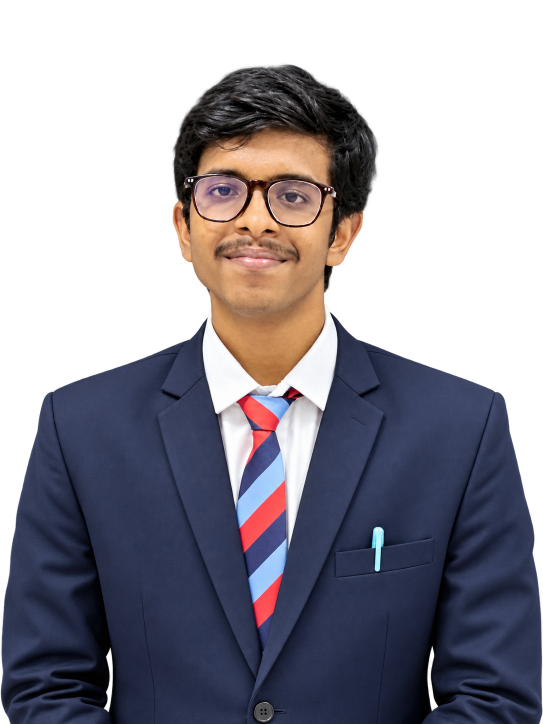
#> input picture assets/portrait.png, 1086 x 1448 px (shown at 1/2 size)
$ python generate_banner.py
#> lines starting #> are read from the running program, lines starting #| are printed output that depends on the picture; after the words box and inside, x2 and y2 are one past the last pixel; in counts of white or black regions, pixels touching at a corner belong together
#!/usr/bin/env python3
"""
generate_banner.py — The Director's Cut

Vintage-film-styled animated SVG visual map hero banner for rdnk2004.
Features:
  - 1-bit Floyd-Steinberg dithered dot-art portrait with 100% clean background isolation.
  - Animated 60-group random shimmer-in intro (0.2s - 3.2s) where dots form the user's face.
  - Seamless Face-to-Logo Morphing: Dots physically lift off the facial features
    (eyes, nose, cheeks, forehead) and fly across to assemble into:
      RDNK Emblem -> 35mm Cinema Camera -> Docker -> TensorFlow -> Reconstituting Face!
  - Ultra-precision contour arc-length + medial-axis skeleton sampling.
  - Fully responsive SYSTEM.INFO readout with textLength dotted leaders and vintage live pulse.
  - Celluloid 35mm film perforation accents & breathing warm amber perimeter glow.

Usage:
    python generate_banner.py

Outputs:
    assets/dark.svg, assets/light.svg
"""

import os, sys, math, html, random
import numpy as np
from PIL import Image, ImageDraw, ImageOps, ImageFilter, ImageEnhance
import cv2
from scipy import ndimage
from scipy.optimize import linear_sum_assignment
from scipy.spatial.distance import cdist

# Ensure UTF-8 output on Windows terminals
if sys.stdout.encoding != 'utf-8':
    try:
        sys.stdout.reconfigure(encoding='utf-8')
    except Exception:
        pass

SCRIPT_DIR    = os.path.dirname(os.path.abspath(__file__))
ROOT_DIR      = os.path.dirname(os.path.dirname(SCRIPT_DIR)) if os.path.basename(SCRIPT_DIR) == 'scripts' else SCRIPT_DIR
OUT_DIR       = os.path.join(ROOT_DIR, 'assets')

def _find_file(name):
#> called with name = 'portrait.png'
    for candidate in [
        os.path.join(OUT_DIR, name),
        os.path.join(ROOT_DIR, name),
        os.path.join(ROOT_DIR, '..', name),
        os.path.join(SCRIPT_DIR, name),
    ]:
        if os.path.exists(candidate):
            return candidate
    return os.path.join(OUT_DIR, name)

PORTRAIT_PATH = _find_file('portrait.png')
ICON_PATH     = _find_file('icon.png')

W, H          = 1180, 610
FONT          = "ui-monospace,SFMono-Regular,Menlo,Consolas,'Liberation Mono',monospace"

# Layout
TITLE_H       = 46
MAP_X, MAP_Y  = 36, 84
MAP_W, MAP_H  = 400, 492

GRID_W        = 280                    # Portrait dot grid width (~280x300)
N_SHIMMER     = 60                     # Shimmer intro groups
N_TRAVELLER   = 850                    # Swarm traveller dots for logo morphing

INTRO_END     = 3.2                    # Shimmer intro finishes at 3.2s
LOOP_DUR      = 18.0                   # Morphing loop duration in seconds

# ═══════════════════════════════════════════════════════════════════
#  Vintage Film Color Themes
# ═══════════════════════════════════════════════════════════════════

THEMES = {
    "dark": dict(
        BG="#0D0A06",            # Burnt celluloid black
        PANEL_BG="#140F09",      # Deep warm dark chocolate
        PANEL_BAR="#100B06",     # Header bar
        PORT_DOT="#D4A353",      # Warm glowing gold/amber for lit subject
        TRAV_DOT="#F5E6D3",      # Cream white for morphing logo dots
        ACCENT_1="#C0713A",      # Burnt Sienna
        ACCENT_2="#D4A353",      # Warm Amber
        ACCENT_3="#F5E6D3",      # Warm Cream
        TITLE_TXT="#9C8B78",     # Muted parchment
        SECTION_TXT="#D4A353",   # Amber label
        PILL_BG="#3A2312",       # Deep amber-brown handle pill
        PILL_TXT="#F5E6D3",      # Cream handle text
        LABEL_COL="#D4A353",     # Amber row labels
        DOT_LEADER="rgba(212,163,83,0.30)", # Amber dotted leader
        VAL_COL="#F5E6D3",       # Cream white values
        SUB_TXT="#9C8B78",       # Muted subtitle
        LIVE_COL="#5B8C5A",      # Muted vintage emerald
        BORDER_STROKE="#C0713A", # Warm amber-sienna border
        BORDER_GLOW="rgba(212,163,83,0.45)",
        BARLINE="rgba(255,255,255,0.08)",
        WIN_C="#B85C38", WIN_M="#D4A353", WIN_X="#5B8C5A",
    ),
    "light": dict(
        BG="#FAF6F0",            # Vintage warm parchment
        PANEL_BG="#FFFFFF",      # Crisp parchment white
        PANEL_BAR="#F3ECE2",     # Header bar
        PORT_DOT="#5A3A1E",      # Deep sepia dark bronze for shadows
        TRAV_DOT="#3A2210",      # Rich dark sepia for logo dots
        ACCENT_1="#8B5A2B",      # Deep warm sienna
        ACCENT_2="#A67B3D",      # Antique gold
        ACCENT_3="#C89D66",      # Muted cream amber
        TITLE_TXT="#6B5D4F",     # Muted bronze
        SECTION_TXT="#8B5A2B",   # Deep sienna label
        PILL_BG="#EADBCA",       # Warm parchment handle pill
        PILL_TXT="#2C1810",      # Dark sepia handle text
        LABEL_COL="#8B5A2B",     # Sienna row labels
        DOT_LEADER="rgba(139,90,43,0.32)",  # Sienna dotted leader
        VAL_COL="#1A1207",       # Deep ink values
        SUB_TXT="#6B5D4F",       # Muted subtitle
        LIVE_COL="#3D6B3C",      # Vintage green
        BORDER_STROKE="#A67B3D", # Antique gold border
        BORDER_GLOW="rgba(166,123,61,0.35)",
        BARLINE="rgba(0,0,0,0.08)",
        WIN_C="#B85C38", WIN_M="#D4A353", WIN_X="#5B8C5A",
    ),
}

# ═══════════════════════════════════════════════════════════════════
#  Info Panel Content (Email strictly once, Core.Data has Chroma)
# ═══════════════════════════════════════════════════════════════════

INFO_ROWS = [
    ("Subject",          "Nikhil Krishna R D"),
    ("Role",             "ML/AI Engineer"),
    ("Origin",           "Coimbatore, Tamil Nadu"),
    ("Education",        "M.Sc. CS (Data Analytics)"),
    ("Status",           "Dev + Screenwriter + Mentor"),
    ("ToolChain",        "VS Code, Git, Docker, MLflow"),
    ("Core.Lang",        "Python, SQL, R"),
    ("Core.ML",          "sklearn, PyTorch, TF, XGBoost"),
    ("Core.Data",        "Postgres, Mongo, Chroma"),
    ("Core.Infra",       "Docker, GH Actions, MLflow"),
    None,                # Section divider: - Contact -----------------
    ("Grid.Mail",        "rdnikhilkrishna2004@gmail.com"),
    ("Grid.Portfolio",   "rdnkportfolio.vercel.app"),
    ("Grid.LinkedIn",    "nikhil-krishna-r-d-773b84259"),
    ("Grid.GitHub",      "rdnk2004"),
    ("Grid.HuggingFace", "rdnk-2004"),
]

def esc(s):
    return html.escape(str(s), quote=True)

# ═══════════════════════════════════════════════════════════════════
#  1. Portrait Processing & Background Isolation
# ═══════════════════════════════════════════════════════════════════

def get_clean_subject_mask(img_rgba):
    """Segment subject using alpha channel with morphological closing and hole filling."""
    if img_rgba.mode == 'RGBA':
        alpha = np.array(img_rgba.split()[3])
        mask = alpha > 40
    else:
        arr = np.array(img_rgba.convert('RGB'))
        mask = ~np.all(arr > 230, axis=2)

    mask = ndimage.binary_closing(mask, structure=np.ones((5, 5)))
    mask = ndimage.binary_fill_holes(mask)

    labeled, num_features = ndimage.label(mask)
    if num_features > 0:
        sizes = ndimage.sum(mask, labeled, range(num_features + 1))
        largest_label = np.argmax(sizes[1:]) + 1
        mask = (labeled == largest_label)
    return mask


def process_portrait(path, grid_w):
    """Load portrait, crop head-and-shoulders, enhance, and segment subject."""
#> called with path = 'assets/portrait.png', grid_w = 280
    img = Image.open(path)
#> img is the input picture: PIL image 1086x1448 RGBA; mean R, G, B, A 44, 41.7, 50.9, 148.2
    w, h = img.size

    crop_box = (int(w * 0.04), int(h * 0.06), int(w * 0.96), int(h * 0.80))
    cropped = img.crop(crop_box)
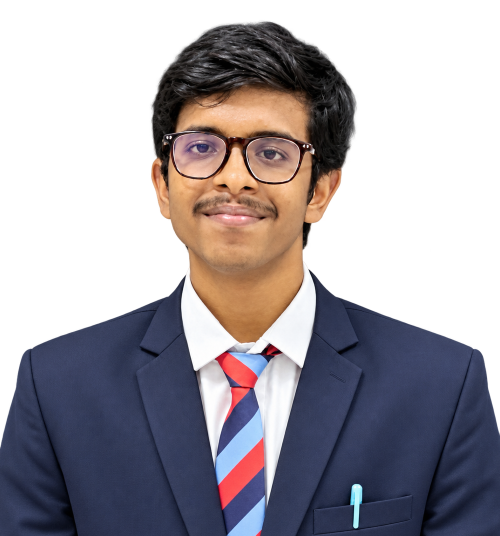
#> cropped: PIL image 999x1072 RGBA (shown at 1/2 size); mean R, G, B, A 53.4, 48.6, 54.8, 142.9; transparent parts drawn white

    cw, ch = cropped.size
    grid_h = int(grid_w * ch / cw)
    resized = cropped.resize((grid_w, grid_h), Image.LANCZOS)
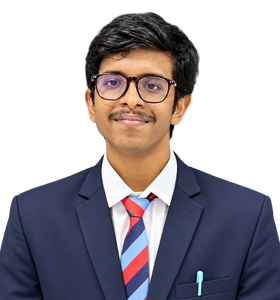
#> resized: PIL image 280x300 RGBA; mean R, G, B, A 53.7, 48.8, 54.8, 142.9; transparent parts drawn white

    clean_mask = get_clean_subject_mask(resized)
#> in get_clean_subject_mask, `alpha = np.array(img_rgba.split()[3])`:
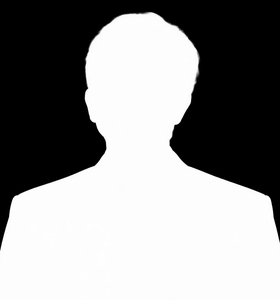
#> alpha: shape (300, 280); min 0, max 255, mean 142.9
#> in get_clean_subject_mask, `mask = alpha > 40`:
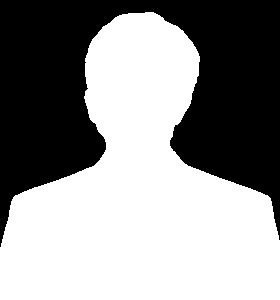
#> mask: shape (300, 280) bool; 56.8% white; 1 black region, box (x1, y1, x2, y2) and area: (0, 0, 280, 247) 36249
#> in get_clean_subject_mask, `mask = ndimage.binary_closing(mask, structure=np.ones((5, 5)))`:
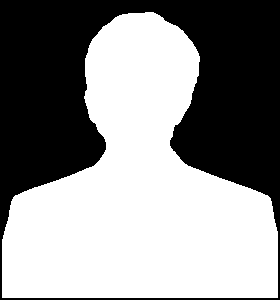
#> mask: shape (300, 280) bool; 55.9% white; 1 black region, box (x1, y1, x2, y2) and area: (0, 0, 280, 300) 37034
#> in get_clean_subject_mask, `labeled, num_features = ndimage.label(mask)`: num_features = 1
#> in get_clean_subject_mask, `sizes = ndimage.sum(mask, labeled, range(num_features + 1))`: sizes = [0, 46966]
#> in get_clean_subject_mask, `largest_label = np.argmax(sizes[1:]) + 1`: largest_label = 1

    rgb = resized.convert('RGB')
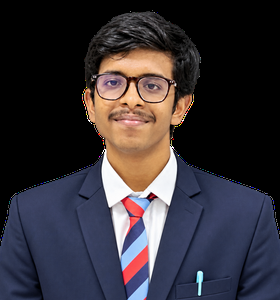
#> rgb: PIL image 280x300 RGB; mean R, G, B 53.7, 48.8, 54.8
    gray = ImageOps.grayscale(rgb)
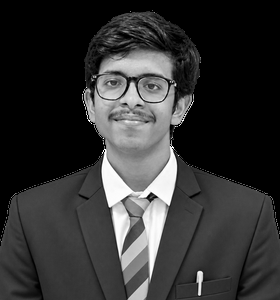
#> gray: PIL image 280x300 L; min 0, max 255, mean 51
    gray = ImageOps.autocontrast(gray, cutoff=1)
    gray = gray.filter(ImageFilter.UnsharpMask(radius=2, percent=140))
#> (the rest of the program and of its run is left out)
